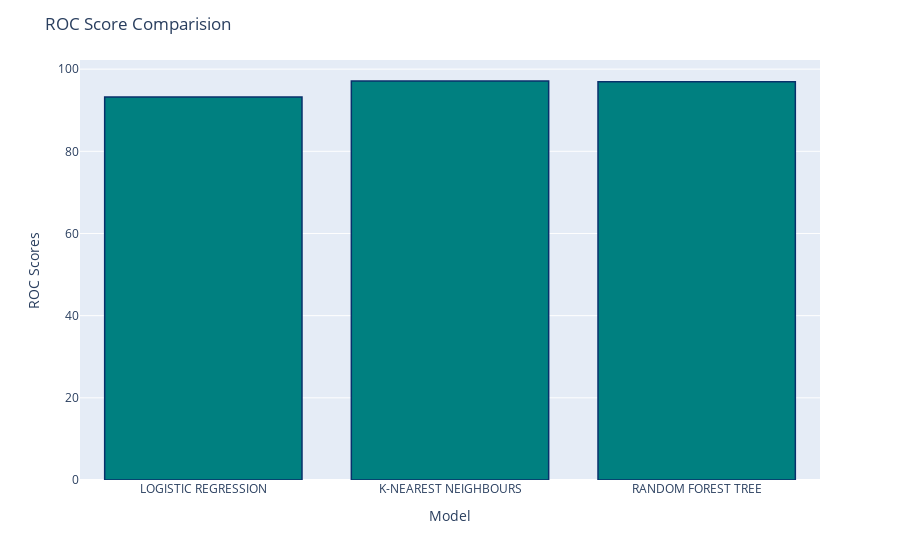

Here is the notebook cell this chart was saved with:
### Code cell
fig = px.bar(x=list(roc_auc_scores.keys()), y=list(roc_auc_scores.values()))
fig.update_traces(marker_color='teal', marker_line_color='rgb(8,48,107)', marker_line_width=1.5)
fig.update_layout(title="ROC Score Comparision", xaxis_title="Model", yaxis_title="ROC Scores")
fig.show()

### Figure 1 — Plotly figure (JSON) as saved in the notebook; plotly's stock layout.template omitted (floating-point values rounded to 4 significant figures)
{"data": [{"hovertemplate": "x=%{x}<br>y=%{y}<extra></extra>", "legendgroup": "", "marker": {"color": "teal", "line": {"color": "rgb(8,48,107)", "width": 1.5}, "pattern": {"shape": ""}}, "name": "", "orientation": "v", "showlegend": false, "textposition": "auto", "type": "bar", "x": ["LOGISTIC REGRESSION", "K-NEAREST NEIGHBOURS", "RANDOM FOREST TREE"], "xaxis": "x", "y": [93.23, 97.11, 96.94], "yaxis": "y"}], "layout": {"barmode": "relative", "legend": {"tracegroupgap": 0}, "margin": {"t": 60}, "title": {"text": "ROC Score Comparision"}, "xaxis": {"anchor": "y", "domain": [0, 1], "title": {"text": "Model"}}, "yaxis": {"anchor": "x", "domain": [0, 1], "title": {"text": "ROC Scores"}}}}
